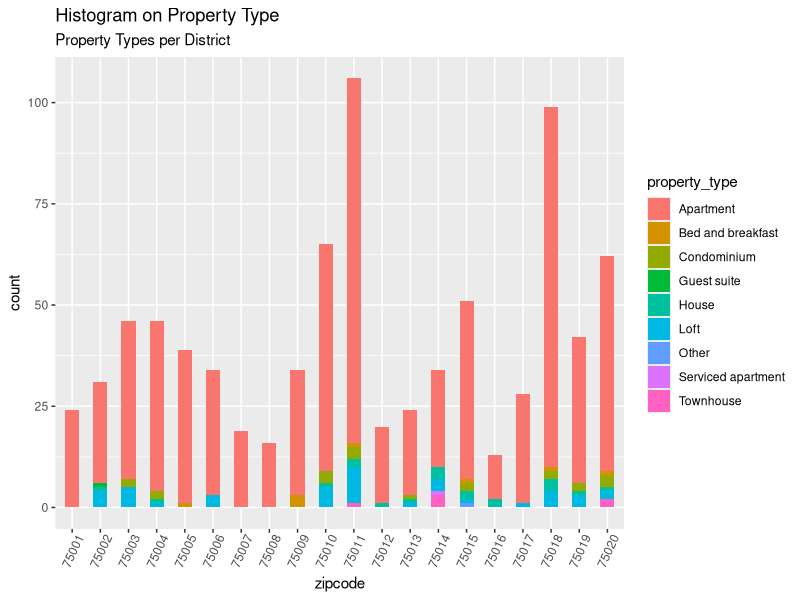
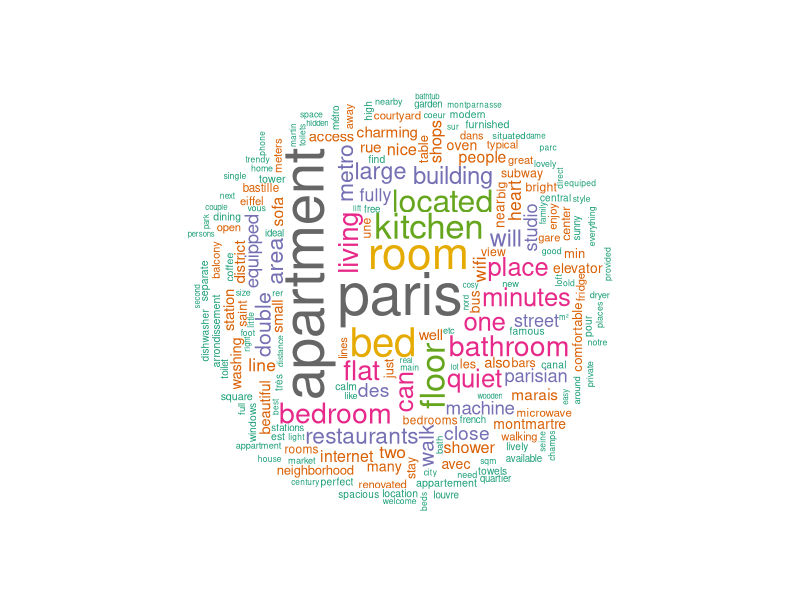
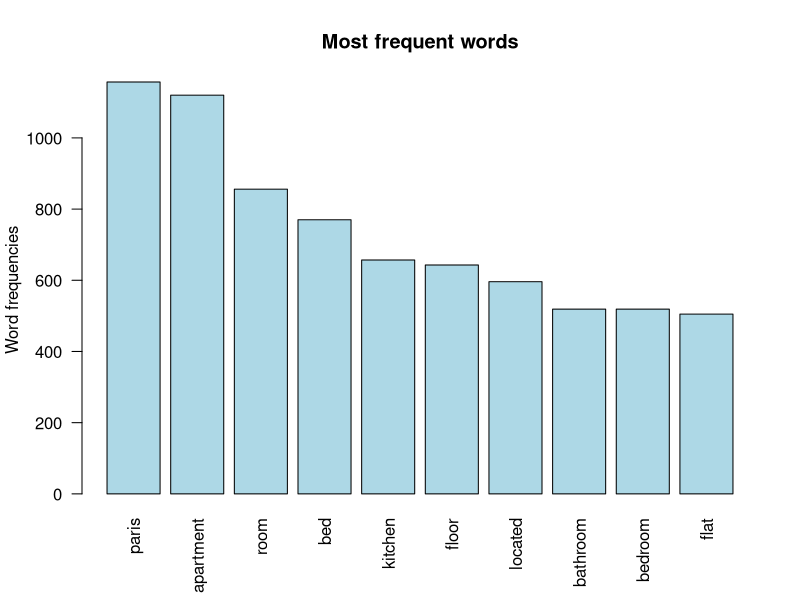
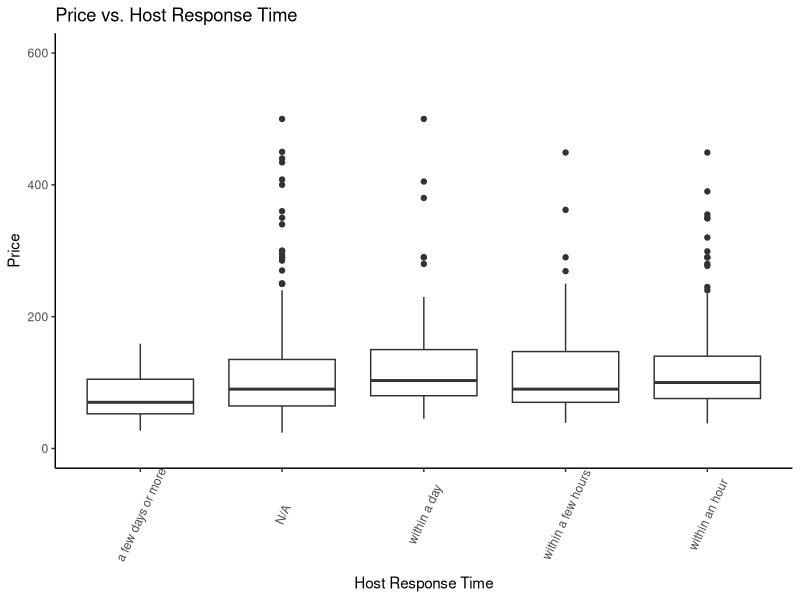

Source code (R) for these figures, in order: (Note: this script raises an error after producing the figures.)
#import the dataset
air2 = read.csv("FinalCleanedWithAllVars.csv")
air2 = air2[,-c(1)] 

# Turning numeric columns to factors
air2[,c(1,3,4,5,7,9,10,11,12,17:20,26,40:41,43,46:82)] = lapply(air2[,c(1,3,4,5,7,9,10,11,12,17:20,26,40:41,43,46:82)], factor)
#air22$zipcode = as.character(air22$zipcode)
####### Graph 1: Property Type per district
library(ggplot2)
g <- ggplot(air2, aes(zipcode))

g + geom_bar(aes(fill=property_type), width = 0.5) + 
  theme(axis.text.x = element_text(angle=65, vjust=0.6)) + 
  labs(title="Histogram on Property Type", 
       subtitle="Property Types per District") 

####### Graph 2: Word Plot of Description
#install.packages("tm")  # for text mining
#install.packages("SnowballC") # for text stemming
#install.packages("wordcloud") # word-cloud generator 
#install.packages("RColorBrewer") # color palettes
library("tm")
library("SnowballC")
library("wordcloud")
library("RColorBrewer")


#turn description into a corpus
text = air2$description
docs <- Corpus(VectorSource(text))
inspect(docs)

# Text Transformation
toSpace <- content_transformer(function (x , pattern ) gsub(pattern, " ", x))
docs <- tm_map(docs, toSpace, "/")
docs <- tm_map(docs, toSpace, "@")
docs <- tm_map(docs, toSpace, "\\|")

# Convert the text to lower case
docs <- tm_map(docs, content_transformer(tolower))
# Remove numbers
docs <- tm_map(docs, removeNumbers)
# Remove english common stopwords
docs <- tm_map(docs, removeWords, stopwords("english"))
# Remove your own stop word
# specify your stopwords as a character vector
#docs <- tm_map(docs, removeWords, c("paris", "apartment","room","bed","kitchen","floor","located","bathroom","bedroom","flat")) 
# Remove punctuations
docs <- tm_map(docs, removePunctuation)
# Eliminate extra white spaces
docs <- tm_map(docs, stripWhitespace)
# Text stemming
# docs <- tm_map(docs, stemDocument)


# Build term document matrix
dtm <- TermDocumentMatrix(docs)
m <- as.matrix(dtm)
v <- sort(rowSums(m),decreasing=TRUE)
d <- data.frame(word = names(v),freq=v)
head(d, 10)

# Make the word cloud
set.seed(1234)
wordcloud(words = d$word, freq = d$freq, min.freq = 1,
          max.words=200, random.order=FALSE, rot.per=0.35, scale=c(3.5,0.25),
          colors=brewer.pal(8, "Dark2"))

##### Graph 3: Find words that occur at least 4 times
findFreqTerms(dtm, lowfreq = 4)
# what words are associated with living
findAssocs(dtm, terms = "living", corlimit = 0.3)

head(d, 10)

barplot(d[1:10,]$freq, las = 2, names.arg = d[1:10,]$word,
        col ="lightblue", main ="Most frequent words",
        ylab = "Word frequencies")

####### Graph 4: Boxplot Price and Response time
theme_set(theme_classic())
attach(air2)
# Plot
install.packages("ggthemes")
library(ggthemes)
library(ggplot2)
g <- ggplot(air2, aes(host_response_time, price))
g + geom_boxplot(aes(fill= price))+theme(axis.text.x = element_text(angle=65, vjust=0.6)) + 
  labs(title="Price vs. Host Response Time ", 
       x="Host Response Time",
       y="Price") + scale_y_continuous(name="Price", limits=c(0, 600))

### Graph 5: Diverging Bar Plot
#############  Random Forest Time#############

library(randomForest)
attach(air2)
#make a data frame with the predictors
predictors = air2[,c(12,17,18,19,46:48,53:65,83,85)]

myforest = randomForest(IncomePerMonth~., ntree=500, data=air2, importance=TRUE)
myforest


importance(myforest)


predict(myforest,data.frame(zipcode=75001,square_meter=2250, importance=TRUE))
    
        
